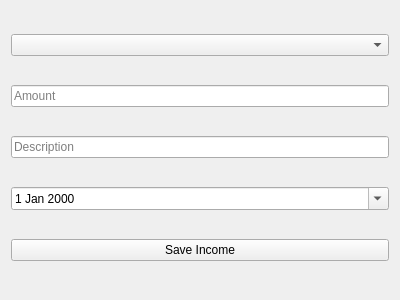
<?xml version="1.0" encoding="UTF-8"?>
<ui version="4.0">
 <class>IncomeEntry</class>
 <widget class="QWidget" name="IncomeEntry">
  <property name="geometry">
   <rect>
    <x>0</x>
    <y>0</y>
    <width>400</width>
    <height>300</height>
   </rect>
  </property>
  <property name="windowTitle">
   <string>Income Entry</string>
  </property>
  <layout class="QVBoxLayout" name="verticalLayout">
    <item>
     <widget class="QComboBox" name="sourceComboBox">
      <property name="placeholderText">
       <string>Select Source</string>
      </property>
     </widget>
    </item>
    <item>
     <widget class="QLineEdit" name="amountLineEdit">
      <property name="placeholderText">
       <string>Amount</string>
      </property>
     </widget>
    </item>
    <item>
     <widget class="QLineEdit" name="descriptionLineEdit">
      <property name="placeholderText">
       <string>Description</string>
      </property>
     </widget>
    </item>
    <item>
     <widget class="QDateEdit" name="dateEdit">
      <property name="calendarPopup">
       <bool>true</bool>
      </property>
      <property name="date">
       <date>2024-12-16</date>
      </property>
     </widget>
    </item>
    <item>
     <widget class="QPushButton" name="saveIncomeButton">
      <property name="text">
       <string>Save Income</string>
      </property>
     </widget>
    </item>
  </layout>
 </widget>
 <resources/>
 <connections/>
</ui>
